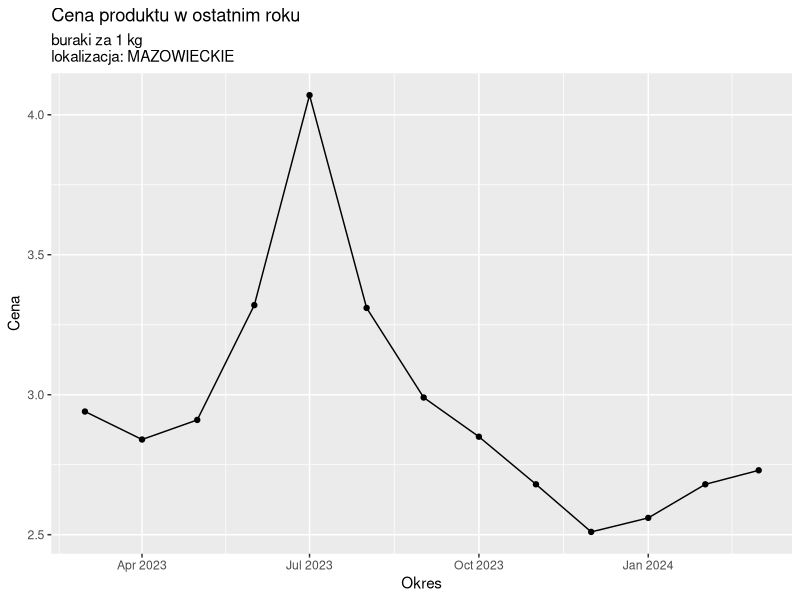
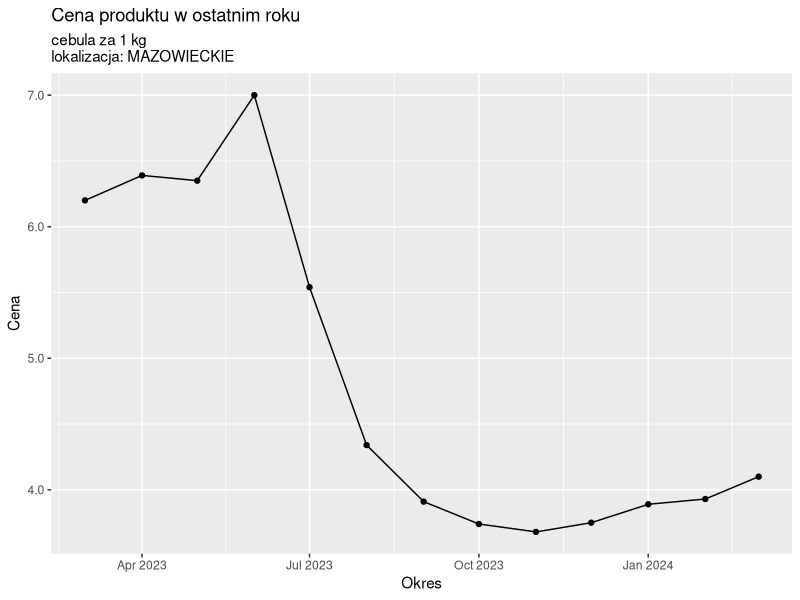
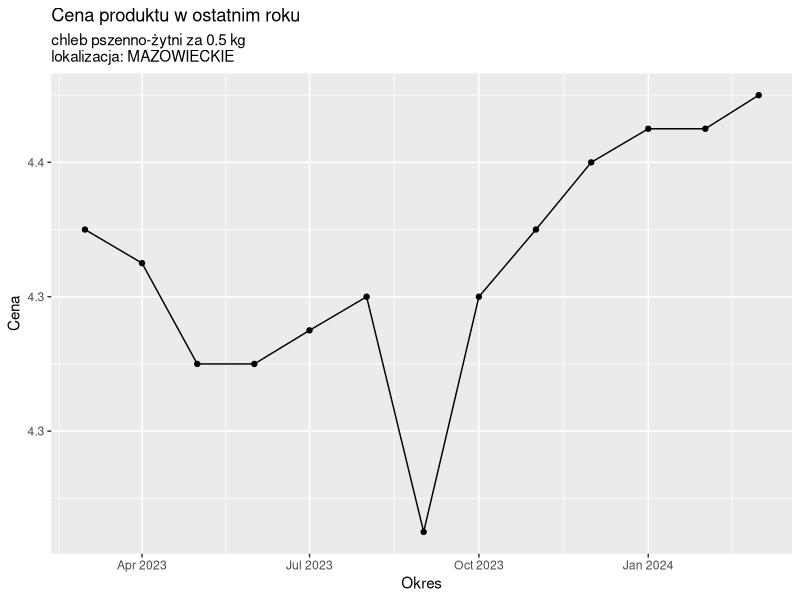
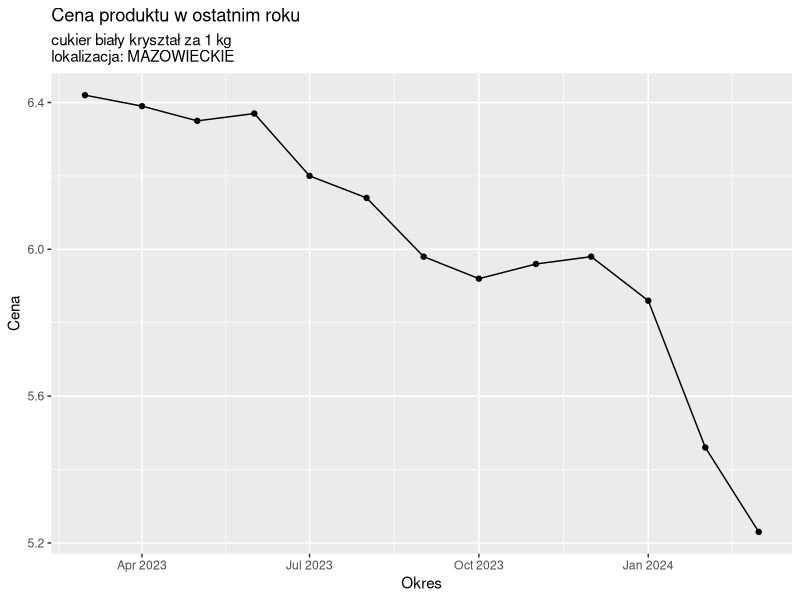
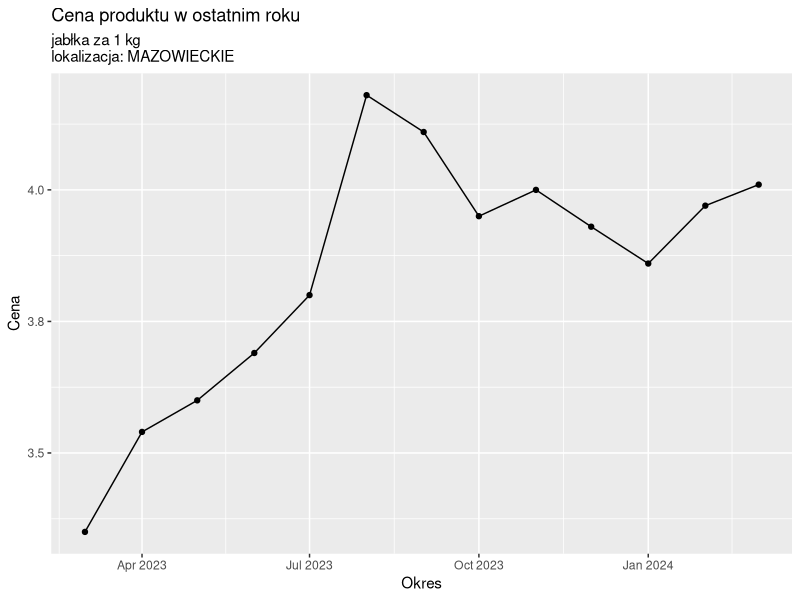
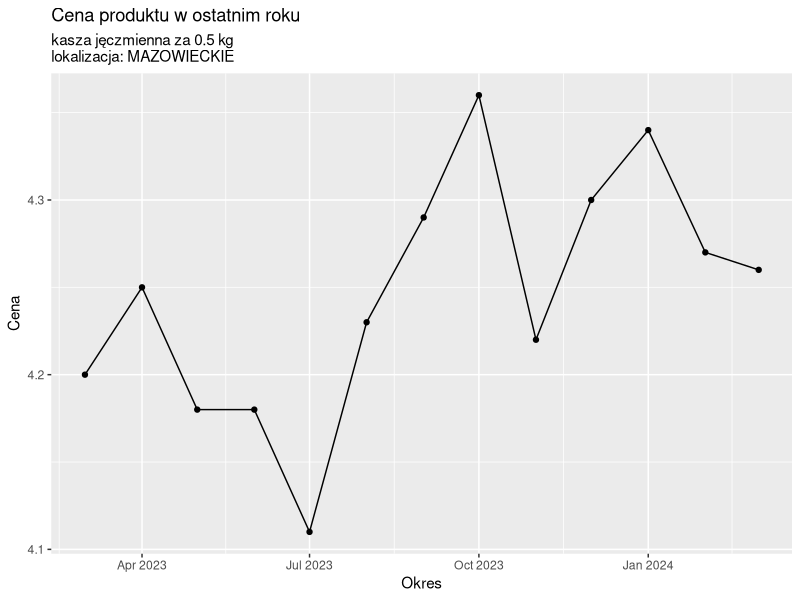
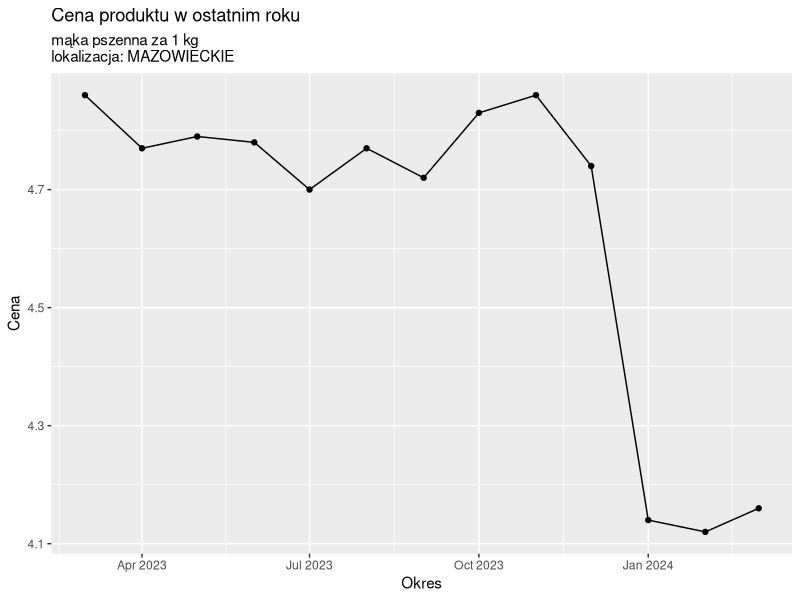
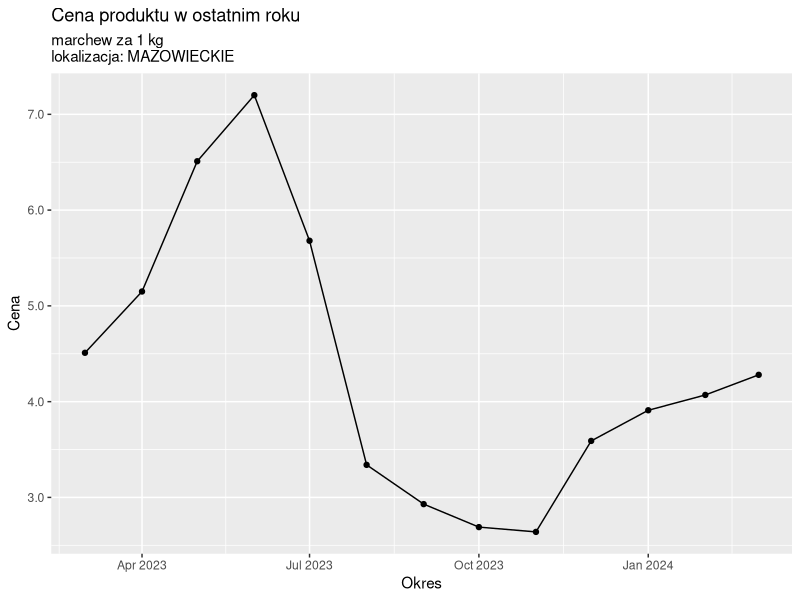

These figures' R source, in order:
library("tidyverse")

data <- read.csv2("food_statistics.csv")
data$opis_okres <- as.Date(paste(substring(data$opis_okres, 1, 4), substring(data$opis_okres, 7, 8), "01", sep = "-"))
months <- data |> select(opis_okres) |> distinct()
important_columns <- data |> select(nazwa_pozycja_2, opis_okres, wartosc, jednostka_terytorialna)
masovian_voievoidship <- important_columns |> filter(jednostka_terytorialna == "MAZOWIECKIE")
poland <- important_columns |> filter(jednostka_terytorialna == "POLSKA")

group_localization <- function(localization){
    return (localization |> group_by(nazwa_pozycja_2))
}

groups_pl <- group_localization(poland)
groups_masovian <- group_localization(masovian_voievoidship)

calculate_inflation <- function(prices){
    return (100 * (tail(prices, n = 1) - prices[1]) / prices[1])
}

inflation_masovian <- calculate_inflation(groups_masovian$wartosc)
inflation_pl <- calculate_inflation(groups_pl$wartosc)


print_inflation <- function(df){
    df |> group_by(nazwa_pozycja_2) |> summarize(inflation = calculate_inflation(wartosc))
}



print_inflation(groups_masovian)
print_inflation(groups_pl)



create_plot_for_every_group <- function(group){
    list_of_products <- split(group, group$nazwa_pozycja_2)
    for(product in list_of_products){
        print(product  |> ggplot(aes(x = opis_okres, y = wartosc)) + 
                  geom_point() + geom_line() +
                  scale_y_continuous(labels = scales::number_format(accuracy = 0.1)) +
                  labs(title = "Cena produktu w ostatnim roku", subtitle = paste(product$nazwa_pozycja_2, "\n", "lokalizacja: ", product$jednostka_terytorialna, sep = ""), x = "Okres", y = "Cena"))
    }
}



create_plot_for_every_group(masovian_voievoidship)
create_plot_for_every_group(groups_pl)

         